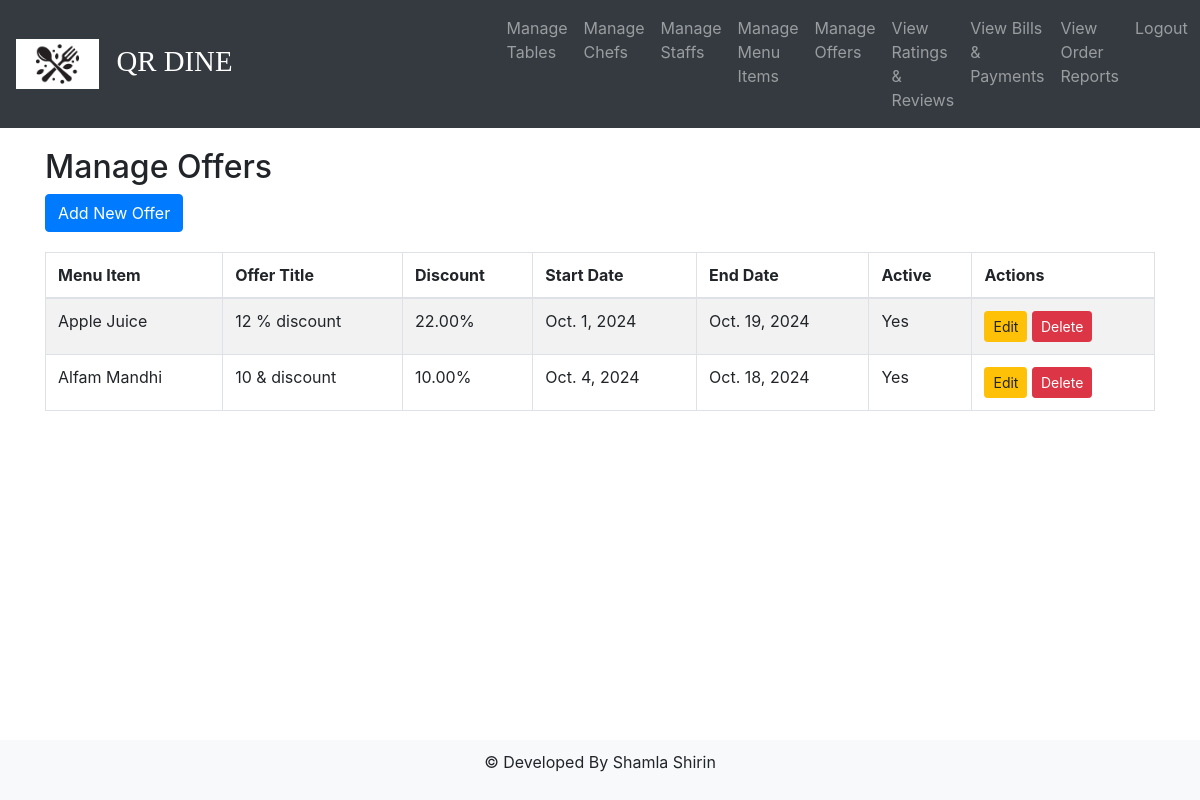
Screenshot of /manage_offers/ with the database file from the repository.
### Smart_Menu_Application/models.py (models this page shows, shortened)
class Offer(models.Model):
    menu_item = models.ForeignKey(MenuItem, on_delete=models.CASCADE, related_name='offers')
    offer_title = models.CharField(max_length=100)
    discount_percentage = models.DecimalField(max_digits=5, decimal_places=2)
    price = models.DecimalField(max_digits=6, decimal_places=2)
    start_date = models.DateField()
    end_date = models.DateField()
    is_active = models.BooleanField(default=True)

class MenuItem(models.Model):
    CATEGORY_ID = models.ForeignKey(Category, on_delete=models.CASCADE)
    name = models.CharField(max_length=100)
    description = models.TextField()
    price = models.DecimalField(max_digits=6, decimal_places=2)
    image = models.ImageField(upload_to='menu_images/')
    is_available = models.BooleanField(default=True)

### Smart_Menu_Application/views.py (the view)
# urls.py: path('manage_offers/', views.manage_offers, name='manage_offers'),
def manage_offers(request):
    offers = Offer.objects.all()
    return render(request, 'admin/manage_offers.html', {'offers': offers})

### templates/admin/manage_offers.html (shortened to what this page needs)
{% extends 'admin/base.html' %}
{% block content %}
<h2>Manage Offers</h2>
<a href="{% url 'add_offer' %}" class="btn btn-primary">Add New Offer</a>
<table class="table table-bordered table-striped" style="margin-top: 20px;">
    <thead>
        <tr>
            <th>Menu Item</th>
            <th>Offer Title</th>
            <th>Discount</th>
            <th>Start Date</th>
            <th>End Date</th>
            <th>Active</th>
            <th>Actions</th>
        </tr>
    </thead>
    <tbody>
        {% for offer in offers %}
        <tr>
            <td>{{ offer.menu_item.name }}</td>
            <td>{{ offer.offer_title }}</td>
            <td>{{ offer.discount_percentage }}%</td>
            <td>{{ offer.start_date }}</td>
            <td>{{ offer.end_date }}</td>
            <td>{{ offer.is_active|yesno:"Yes,No" }}</td>
            <td>
                <a href="{% url 'edit_offer' offer.id %}" class="btn btn-warning btn-sm">Edit</a>
                <a href="{% url 'delete_offer' offer.id %}" class="btn btn-danger btn-sm">Delete</a>
            </td>
        </tr>
        {% endfor %}
    </tbody>
</table>
{% endblock content %}

### templates/admin/base.html (style rules this page uses)
body { display: flex; flex-direction: column; min-height: 100vh; }

### rows the page displays
Offer: menu_item.name "Apple Juice", offer_title "12 % discount", discount_percentage "22.00", start_date "Oct. 1, 2024", end_date "Oct. 19, 2024", is_active "Yes"
Offer: menu_item.name "Alfam Mandhi", offer_title "10 & discount", discount_percentage "10.00", start_date "Oct. 4, 2024", end_date "Oct. 18, 2024", is_active "Yes"
